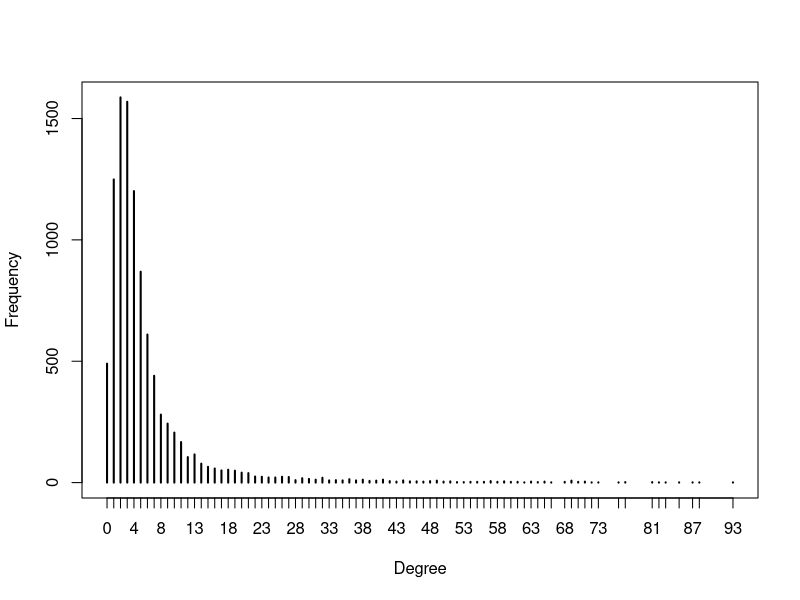

The R script that drew this image:
library(igraph)
g<-sample_fitness_pl(10000, 30000, 2.2 ,exponent.in = -1, loops = FALSE, multiple = FALSE,finite.size.correction = TRUE)
t = table(degree(g))
plot(t , xlab="Degree", ylab="Frequency")
